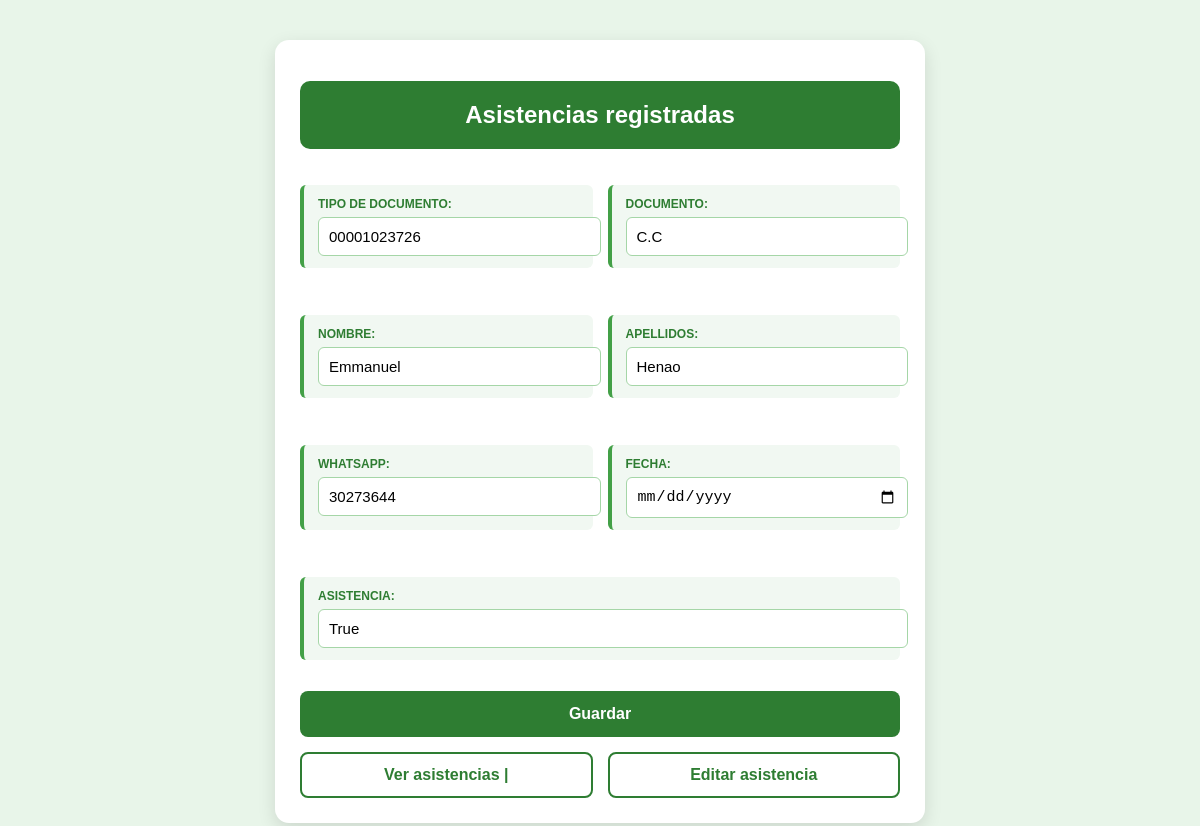
The app's page /asistencias/editar/2/ with its own data.
### asistencias/models.py (models this page shows, shortened)
class Asistencia(models.Model):
    tipo_de_documento = models.CharField(max_length=20)
    documento = models.CharField(max_length=20)
    nombre = models.CharField(max_length=100)
    apellidos = models.CharField(max_length=50)
    whatsapp = models.CharField(max_length=20)
    fecha = models.DateField()
    asistio = models.BooleanField(default=False)

### asistencias/views.py (the view, shortened to what this page needs)
# urls.py: path("editar/<int:id>/",views.editar),
def editar(request, id):
    asistencias = Asistencia.objects.get(id=id)#SELECT * FROM Asistencia WHERE id=7
    return render(
        request,
        "asistencias/formulario.html",
        {"asistencias": asistencias}
    )

### asistencias/templates/asistencias/formulario.html (shortened to what this page needs)
<!DOCTYPE html>
<html lang="es">
<head>
</head>
<body>
<h1>Asistencias registradas</h1>
<form method="POST">
    <p>
        <label>Tipo de documento:</label><br>
        <input
            type="text"
            name="tipo_de_documento"
            value="{{ asistencias.tipo_de_documento|default:'' }}"
            required
        >
    </p>
    <p>
        <label>Documento:</label><br>
        <input
            type="text"
            name="documento"
            value="{{ asistencias.documento|default:'' }}"
            required
        >
    </p>
    <p>
        <label>Nombre:</label><br>
        <input
            type="text"
            name="nombre"
            value="{{ asistencias.nombre|default:'' }}"
            required
        >
    </p>
    <p>
        <label>Apellidos:</label><br>
        <input
            type="text"
            name="apellidos"
            value="{{ asistencias.apellidos|default:'' }}"
            required
        >
    </p>
    <p>
        <label>Whatsapp:</label><br>
        <input
            type="text"
            name="whatsapp"
            value="{{ asistencias.whatsapp|default:'' }}"
            required
        >
    </p>
    <p>
        <label>Fecha:</label><br>
        <input
            type="date"
            name="fecha"
            value="{{ asistencias.fecha|default:'' }}"
            required
        >
    </p>
    <p>
        <label>Asistencia:</label><br>
        <input
            type="text"
            name="asistio"
            value="{{ asistencias.asistio|default:'' }}"
            required
        >
    </p>
    <button type="submit">
        Guardar
    </button>
    <br><br>
    <a href="/asistencias/listar/">
        Ver asistencias
    |
    <a href="/asistencias/editar/{{ asistencias.id }}/">
    Editar asistencia
    </a>
    <br><br>
</form>

### asistencias/templates/asistencias/formulario.html (style rules this page uses)
html { background-color: #e8f5e9; }
body { font-family: Arial, Helvetica, sans-serif; background-color: #ffffff; color: #333333; max-width: 600px; margin: 40px auto; padding: 25px; border-radius: 14px; box-shadow: 0 6px 18px rgba(0, 0, 0, 0.12); }
h1 { background-color: #2e7d32; color: #ffffff; text-align: center; font-size: 24px; padding: 20px; border-radius: 10px; margin-bottom: 20px; }
form { display: grid; grid-template-columns: 1fr 1fr; gap: 15px; }
p { background-color: #f1f8f2; border-left: 4px solid #43a047; border-radius: 6px; padding: 12px 14px; }
p:nth-of-type(7) { grid-column: 1 / -1; }
label { display: block; font-size: 12px; font-weight: bold; text-transform: uppercase; color: #2e7d32; margin-bottom: 6px; }
input { width: 100%; padding: 10px; font-size: 15px; border: 1px solid #a5d6a7; border-radius: 6px; background-color: #ffffff; outline: none; }
button { grid-column: 1 / -1; background-color: #2e7d32; color: #ffffff; border: none; padding: 14px; font-size: 16px; font-weight: bold; border-radius: 8px; cursor: pointer; transition: 0.3s; }
a { text-align: center; padding: 12px; border-radius: 8px; text-decoration: none; font-weight: bold; color: #2e7d32; background-color: #ffffff; border: 2px solid #2e7d32; transition: 0.3s; }

### records on screen
Asistencia: tipo_de_documento "00001023726", documento "C.C", nombre "Emmanuel", apellidos "Henao", whatsapp "30273644", asistio "True"
